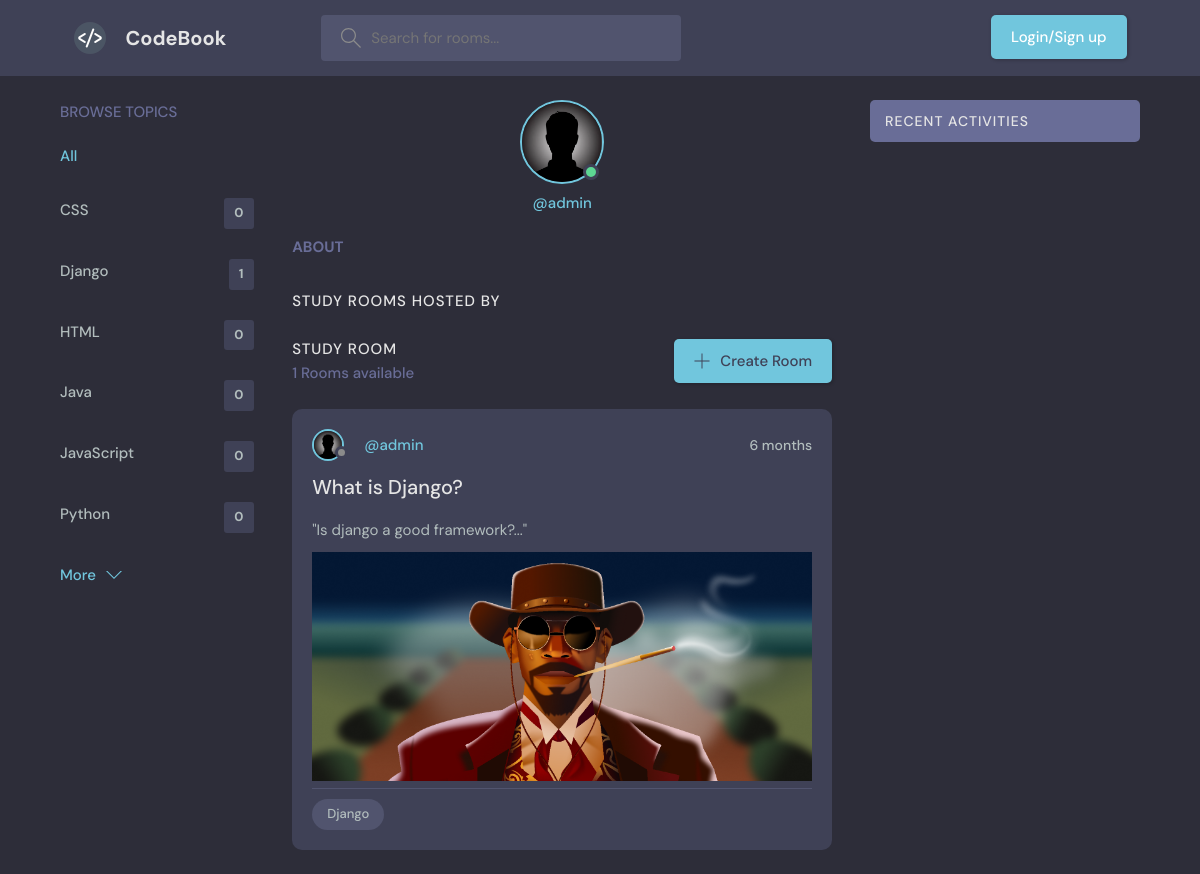
/user-profile/5, run on the app's committed database.
### base/models.py (models this page shows, shortened)
class Topic(models.Model):
    name = models.CharField(max_length=200)
    def __str__(self):
        return self.name[:20]
    class Meta:
        ordering=['name']

class User(AbstractUser):
    genderChoice=(
        ('M','Male'),
        ('F','Female'),
        ('O','Other'),
    )
    name = models.CharField(max_length=25)
    email = models.EmailField(max_length=50)
    gender = models.CharField(max_length=25, choices=genderChoice)
    dob = models.DateField(null=True)
    phone = models.CharField(max_length=15)
    address = models.TextField(max_length=125)
    bio = models.TextField(max_length=500)
    avatar = models.ImageField(upload_to='avatars', default='nopic.jpg')
    status = models.BooleanField(default=True)

class Room(models.Model):
    host = models.ForeignKey(User, on_delete=models.CASCADE)
    topic = models.ForeignKey(Topic, on_delete=models.CASCADE)
    name = models.CharField(max_length=200)
    description = models.TextField(max_length=1024)
    participants = models.ManyToManyField(User, related_name='participants', blank=True)
    files = models.FileField(upload_to="Room-files", blank=True)
    images = models.ImageField(upload_to="Room-images", blank=True)
    video = models.FileField(upload_to="Room-videos", blank=True, max_length=10000)
    created = models.DateTimeField(auto_now_add=True)
    updated = models.DateTimeField(auto_now=True)
    class Meta:
        ordering=['-updated', '-created']

### base/views.py (the view)
# urls.py: path('user-profile/<str:pk>', views.userProfile, name='user-profile'),
def userProfile(request, pk):
    user=User.objects.get(id=pk)
    room = user.room_set.all()
    room_messages = user.message_set.all()
    topic = Topic.objects.all()
    context={'user':user, 'room':room, 'room_messages':room_messages, 'topic':topic}
    return render(request, 'base/userProfile.html', context)

### base/templates/base/userProfile.html (shortened to what this page needs)
{% extends 'main.html'%} {% block content%}
<main class="layout layout--3">
  <div class="container">
    {% include 'base/topics_comp.html'%}
    <div class="roomList">
        <div class="profile">
            <div class="profile__avatar">
              <div class="avatar avatar--large active">
                <img src="{{user.avatar.url}}">
              </div>
            </div>
            <div class="profile__info">
              <p>@{{user.username}}</p>
          </div>
            <div class="profile__about">
              <h3>About</h3>
            </div>
          </div>
          <div class="roomList__header">
            <div>
              <h2>Study Rooms Hosted by {{request.user.username}}</a>
              </h2>
            </div>
          </div>
      {% include 'base/feed.html'%}
    </div>
    {% include 'base/activity_comp.html'%}
  </div>
</main>
{% endblock %}

### templates/main.html (shortened to what this page needs)
<!DOCTYPE html>
{% load static %}
<html lang="en">
  <head>
    <link rel="stylesheet" href="{% static 'css/style.css' %}" />
  </head>
  <body>
    <header class="header header--loggedIn">
      <div class="container">
        <a href="/" class="header__logo">
          <img src="{% static 'images/codebook.webp' %}" />
          <h1>CodeBook</h1>
        </a>
        <form class="header__search" method="GET" action="{% url 'home'%}">
          <label>
            <input type='text' name = 'q' placeholder="Search for rooms..." />
          </label>
        </form>
        <nav class="header__menu">
          {% if request.user.is_authenticated%}
          <div class="header__user">
            <a href="{% url 'user-profile' request.user.id%}">
              <div class="avatar avatar--medium active">
                <img src="{{request.user.avatar.url}}">
              </div>
              <p>{{request.user.username}} <span>@{{request.user}}</span></p>
            </a>
            <button class="dropdown-button">
              <svg version="1.1" xmlns="http://www.w3.org/2000/svg" width="32" height="32" viewBox="0 0 32 32">
                <title>chevron-down</title>
                <path d="M16 21l-13-13h-3l16 16 16-16h-3l-13 13z"></path>
              </svg>
            </button>
            {% else %}
            <a class="btn btn--main" style="color:white" href="/login">
              Login/Sign up
            </a>
          {% endif %}
          </div>
    </header>
    {% block content %}
    {% endblock %}
  </body>
</html>

### base/templates/base/topics_comp.html
<div class="topics">
  <div class="topics__header">
    <h2>Browse Topics</h2>
  </div>
  <ul class="topics__list">
    <li>
      <a href="{% url 'home' %}" class="active">All</a>
    </li>
    {% for obj in topic%}
    <li>
      <a href="{% url 'home' %}?q={{obj.name}}"
        >{{obj.name}} <span>{{obj.room_set.all.count}}</span></a
      >
    </li>
    {% endfor %}
  </ul>
  <a class="btn btn--link" href="topics.html">
    More
    <svg
      version="1.1"
      xmlns="http://www.w3.org/2000/svg"
      width="32"
      height="32"
      viewBox="0 0 32 32"
    >
      <title>chevron-down</title>
      <path d="M16 21l-13-13h-3l16 16 16-16h-3l-13 13z"></path>
    </svg>
  </a>
</div>

### base/templates/base/feed.html (shortened to what this page needs)
<div class="roomList__header">
  <div>
    <h2>Study Room</h2>
    <p>{{room.count}} Rooms available</p>
  </div>
  <a class="btn btn--main" href="/create-room">
    <svg version="1.1" xmlns="http://www.w3.org/2000/svg" width="32" height="32" viewBox="0 0 32 32">
      <title>add</title>
      <path
        d="M16.943 0.943h-1.885v14.115h-14.115v1.885h14.115v14.115h1.885v-14.115h14.115v-1.885h-14.115v-14.115z"
      ></path>
    </svg>
    Create Room
  </a>
</div>
{% for x in room %}
<div class="roomListRoom">
  <div class="roomListRoom__header">
    <a href="{% url 'user-profile' x.host.id %}" class="roomListRoom__author">
      <div class="avatar avatar--small">
        <img src="{{x.host.avatar.url}}">
      </div>
       @{{x.host.username}}
    </a>
    <div class="roomListRoom__actions">
      <span>{{x.updated|timesince}}</span>
    </div>
  </div>
  <div class="roomListRoom__content">
    <a href="{% url 'detail' x.id %}">{{x.name}}</a>
    <p>
      "{{x.description|slice:":64"}}..."
    </p>
  </div>
  <div>
    {% include 'base/files_pics.html'%}
  </div>
  <div class="roomListRoom__meta">
    <p class="roomListRoom__topic">{{x.topic}}</p>
  </div>
</div>
{% endfor %}

### base/templates/base/files_pics.html (shortened to what this page needs)
<div>
  {% if x.images and x.video %}
  <div class='col-container'>
    <img src="{{x.images.url}}" height="410">
    <video width="230" controls autoplay muted>
      <source src="{{x.video.url}}" type="video/mp4" />
      Video Missing
    </video>
  </div>
  {% else %}
  <div>
    {% if x.images %}
    <img src="{{x.images.url}}" height="auto" />
    {% endif %}
  </div>
  {% endif %}
</div>

### base/templates/base/activity_comp.html (shortened to what this page needs)
<div class="activities">
  <div class="activities__header">
    <h2>Recent Activities</h2>
  </div>
</div>

### data on the page
Topic: name "CSS", room_set.all.count "0"
Topic: name "Django", room_set.all.count "1"
Topic: name "HTML", room_set.all.count "0"
Topic: name "Java", room_set.all.count "0"
Topic: name "JavaScript", room_set.all.count "0"
Topic: name "Python", room_set.all.count "0"
User: avatar (placeholder picture), username "admin", count "1"
Room: host.avatar (placeholder picture), host.username "admin", updated "6 months", name "What is Django?", description "Is django a good framework?", images (picture), topic "Django"
